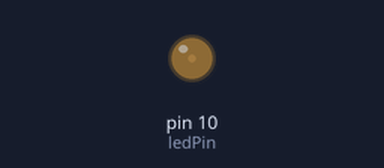
Recording of a sketch running on a simulated Arduino Uno, built with avr-gcc and run on an emulated ATmega328P. Shown: output pins drawn as LEDs (lit = HIGH).

Above: at 0.15 s.
At 0.75 s:
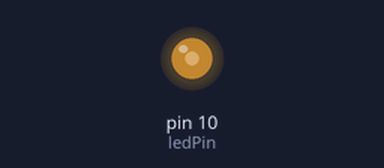
At 1.6 s:
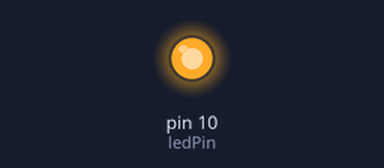
Timing chart, 0 to 3.1 s (numbered marks = the images above):
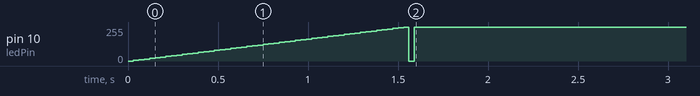

The sketch:

Lab3.ino
```cpp
int ledPin = 10;
void setup() {
  // put your setup code here, to run once:
  pinMode(ledPin, OUTPUT);

}

void loop() {
  // put your main code here, to run repeatedly:
  for(int fadeValue = 0; fadeValue<=255; fadeValue +=5){
    analogWrite(ledPin, fadeValue);
    delay(30);
    }

    for(int fadeValue = 0; fadeValue<=255; fadeValue -=5){
     analogWrite(ledPin, fadeValue);
     delay(30);
     }

}
```
